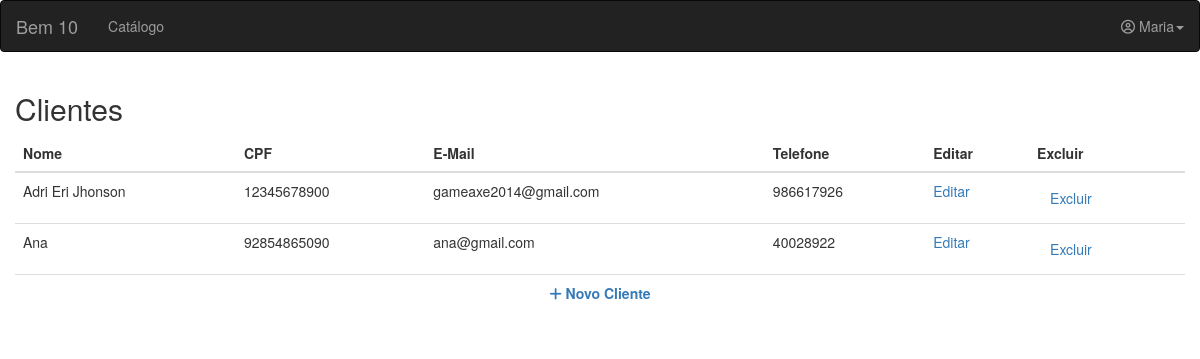
Page /pag_clientes.php (signed in) on the earlier database version.
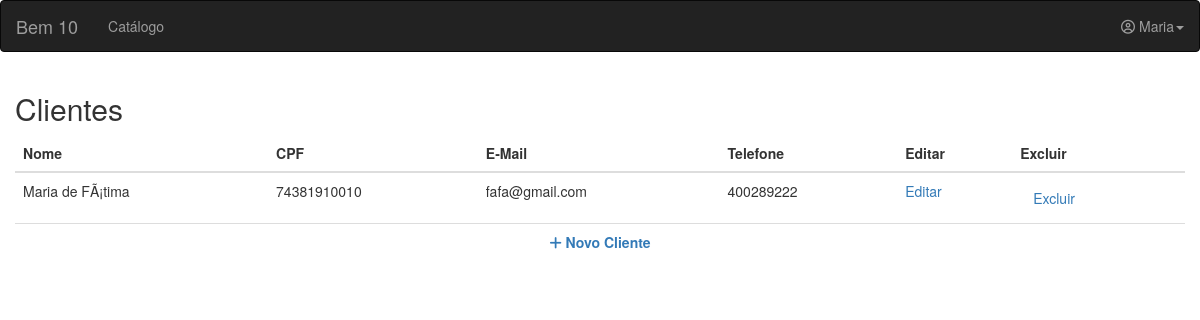
Same page on the later database version.
### tables this page shows
CREATE TABLE `clientes` (
  `id` int(11) NOT NULL,
  `nome` varchar(50) NOT NULL,
  `email` varchar(50) NOT NULL,
  `telefone` varchar(50) NOT NULL,
  `cpf` varchar(15) NOT NULL
);

### php/Cliente.php (called while the page is built, shortened)
<?php
	function listarClientes(){
		$con = startConnection();
		$pdo = $con->prepare("SELECT * FROM clientes");
		$pdo->execute();
		while($row = $pdo->fetch()){
			$clientes[] = $row;
		}
		return $clientes;
	}

### pag_clientes.php (the view, shortened to what this page needs)
<?php require_once 'templates/header.php'; ?>
<?php require_once 'templates/navbar.php'; ?>
<div class="container-fluid">
	<h2>Clientes</h2>
	<table class="table">
		<thead>
			<tr>
				<th>Nome</th>
				<th>CPF</th>
				<th>E-Mail</th>
				<th>Telefone</th>
				<th>Editar</th>
				<th>Excluir</th>
			</tr>
		</thead>
		<tbody>
			<?php
			require_once 'php/Cliente.php';
			@$clientes = listarClientes();
			$qtdClientes = count($clientes);
			if($qtdClientes == 0){
			?>
			<tr>
				<td colspan="4" align="center"><strong>Nenhum Cliente Cadastrado</strong></td>
			</tr>
			<?php
			}else{
				foreach($clientes as $value){
			?>
			<tr>
				<td><?= $value['nome']?></td>
				<td><?= $value['cpf']?></td>
				<td><?= $value['email']?></td>
				<td><?= $value['telefone']?></td>
				<td><?php echo "<a href='#' data-toggle='modal' data-target='#myModalEditar' onclick=\"getDadosCliente({$value['id']},'{$value['nome']}', '{$value['cpf']}', '{$value['email']}', '{$value['telefone']}');\">Editar</a>";?></td>
				<td>
					<form action="php/Funcoes.php" method="POST">
						<button class="btn btn-link" onclick="return confirm('Você realmente eseja excluir esse cliente? ');">Excluir</button>
					</form>
				</td>
			</tr>
			<?php } } ?>
		</tbody>
		<tfoot>
			<tr>
				<td colspan="6" align="center"><a href="#" data-toggle="modal" data-target="#myModal"><strong><i class="fa fa-plus" aria-hidden="true"></i>&nbsp;Novo Cliente</strong></a></td>
			</tr>
		</tfoot>
	</table>
</div>
<?php require_once 'templates/footer.php'; ?>

Differences in the rows shown:
removed clientes: nome "Ana", cpf "92854865090", email "ana@gmail.com", telefone "40028922"
changed clientes: nome "Adri Eri Jhonson" → "Maria de FÃ¡tima"; cpf "12345678900" → "74381910010"; email "gameaxe2014@gmail.com" → "fafa@gmail.com"; telefone "986617926" → "400289222"
